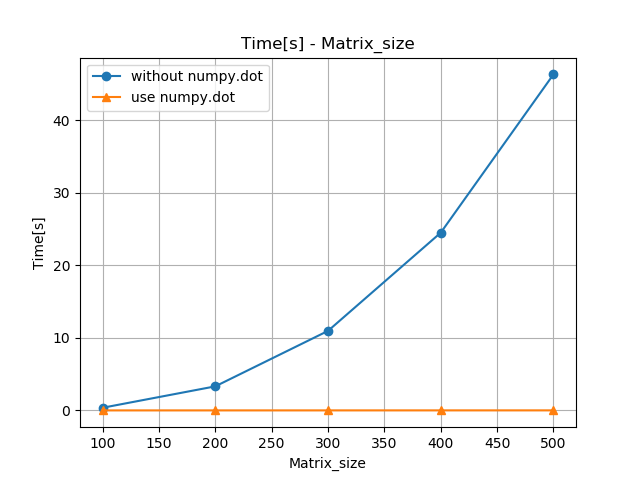

This figure's Python source:
import numpy as np
import time
import matplotlib.pyplot as plt

import numpy as np

plt.title("time - Matrix_size")
plt.xlabel("Matrix_size")
plt.ylabel("time")
plt.grid()

x = np.array([])
y1 = np.array([])
y2 = np.array([])

for i in range(100,501,100):
	x = np.append(x,i)
	X = np.random.randn(i,i)
	Y = np.random.randn(i,i)
	ans1 = np.zeros((i,i))
	ans2 = np.zeros((i,i))

	start=time.time()
	for i in range(X.shape[0]):
		for j in range(Y.shape[1]):
			ans1[i,j] = sum([x_data*y_data for x_data,y_data in zip(X[i,:],Y[:,j])])
	y1 = np.append(y1,time.time()-start)
	print("time = ",time.time()-start)

	start=time.time()
	ans2 = np.dot(X,Y)
	y2 = np.append(y2,time.time()-start)
	print("time = ",time.time()-start,"\n")


plt.plot(x,y1,"-o",label="without numpy.dot")
plt.plot(x,y2,"-^",label="use numpy.dot")

plt.title("Time[s] - Matrix_size")
plt.xlabel("Matrix_size")
plt.ylabel("Time[s]")
plt.legend(loc='upper left')
plt.grid(True)

plt.savefig('mondai1.png')
plt.show()
plt.close()